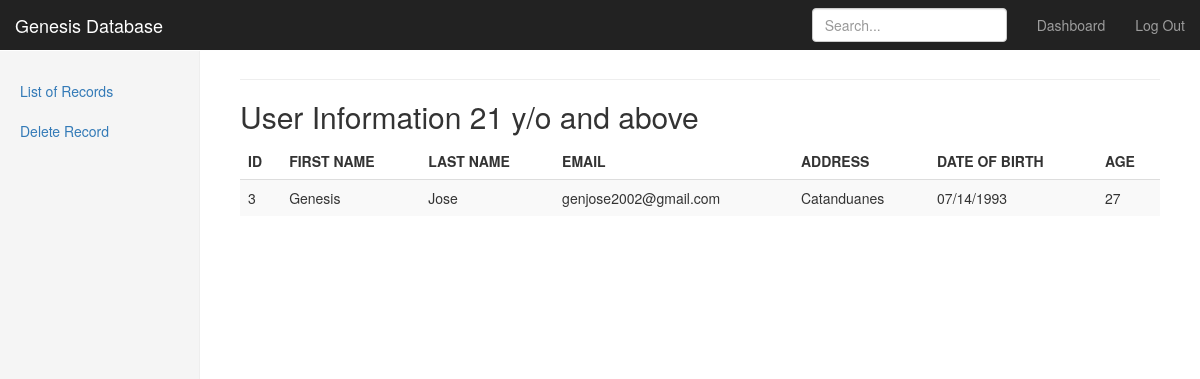
The app's page /view2 with its own data.
### app.py (models this page shows)
class User(UserMixin, db.Model):
    id = db.Column(db.Integer, primary_key=True)
    username = db.Column(db.String(15), unique=True)
    email = db.Column(db.String(50), unique=True)
    password = db.Column(db.String(80))
    first_name = db.Column(db.String(15), unique=True)
    last_name = db.Column(db.String(15), unique=True)
    date_of_birth = db.Column(db.String(15), unique=True)
    age = db.Column(db.Integer, unique=True)
    address = db.Column(db.String(15), unique=True)

### app.py (the view)
@app.route("/view2")
def view2():
    con = sqlite3.connect("user.db")
    con.row_factory = sqlite3.Row
    cur = con.cursor()
    cur.execute("select * from user where age >= 21")
    rows = cur.fetchall()
    return render_template("view2.html",rows = rows)

### templates/view2.html (shortened to what this page needs)
{% extends "bootstrap/base.html" %}
{% block styles %}
{{super()}}
<link rel="stylesheet" href="{{url_for('.static', filename='dashboard.css')}}">
{% endblock %}
{% block content %}
    <nav class="navbar navbar-inverse navbar-fixed-top">
      <div class="container-fluid">
        <div class="navbar-header">
          <a class="navbar-brand" href="#">Genesis Database</a>
        </div>
        <div id="navbar" class="navbar-collapse collapse">
          <ul class="nav navbar-nav navbar-right">
            <li><a href="/dashboard">Dashboard</a></li>
            <li><a href="{{ url_for('logout') }}">Log Out</a></li>
          </ul>
          <form class="navbar-form navbar-right">
            <input type="text" class="form-control" placeholder="Search...">
          </form>
        </div>
      </div>
    </nav>
    <div class="container-fluid">
      <div class="row">
        <div class="col-sm-3 col-md-2 sidebar">
          <ul class="nav nav-sidebar">
            <li><a href="/view">List of Records</a></li>
            <li><a href="/delete">Delete Record</a></li>
          </ul>
          <ul class="nav nav-sidebar">
            <li><a href=""></a></li>
            <li><a href=""></a></li>
            <li><a href=""></a></li>
            <li><a href=""></a></li>
            <li><a href=""></a></li>
          </ul>
          <ul class="nav nav-sidebar">
            <li><a href=""></a></li>
            <li><a href=""></a></li>
            <li><a href=""></a></li>
          </ul>
        </div>
        <div class="col-sm-9 col-sm-offset-3 col-md-10 col-md-offset-2 main">
          <h1 class="page-header"> {{ name }}</h1>
          <h2 class="sub header"> User Information 21 y/o and above</h2>
              <div class="table-responsive">
                  <table class="table table-striped">
            </div>
            </div>
      <thead>
        <td><b>ID</b></td>
        <td><b>FIRST NAME</b></td>
        <td><b>LAST NAME</b></td>
        <td><b>EMAIL</b></td>
        <td><b>ADDRESS</b></td>
        <td><b>DATE OF BIRTH</b></td>
        <td><b>AGE</b></td>
    </thead>
    {% for row in rows %}
        <tr>
            <td>{{row["id"]}}</td>
            <td>{{row["first_name"]}}</td>
            <td>{{row["last_name"]}}</td>
            <td>{{row["email"]}}</td>
            <td>{{row["address"]}}</td>
            <td>{{row["date_of_birth"]}}</td>
            <td>{{row["age"]}}</td>
        </tr>
    {% endfor %}
<br><br>
{% endblock %}

### static/dashboard.css (style rules this page uses)
body { padding-top: 50px; }
.navbar-fixed-top { border: 0; }
.sidebar { display: none; }
@media (min-width: 768px) { .sidebar { position: fixed; top: 51px; bottom: 0; left: 0; z-index: 1000; display: block; padding: 20px; overflow-x: hidden; overflow-y: auto; background-color: #f5f5f5; border-right: 1px solid #eee; } }
.nav-sidebar { margin-right: -21px; margin-bottom: 20px; margin-left: -20px; }
.nav-sidebar > li > a { padding-right: 20px; padding-left: 20px; }
.main { padding: 20px; }
@media (min-width: 768px) { .main { padding-right: 40px; padding-left: 40px; } }
.main .page-header { margin-top: 0; }

### records on screen
User: id "3", first_name "Genesis", last_name "Jose", email "genjose2002@gmail.com", address "Catanduanes", date_of_birth "07/14/1993", age "27"
